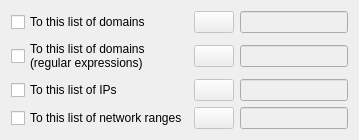
     <widget class="QWidget" name="tabWidgetPage3">
      <attribute name="icon">
       <iconset theme="document-properties">
        <normaloff>../../../../../../.designer/backup</normaloff>../../../../../../.designer/backup</iconset>
      </attribute>
      <attribute name="title">
       <string>List of domains/IPs</string>
      </attribute>
      <layout class="QGridLayout" name="gridLayout_5">
       <item row="3" column="0">
        <widget class="QCheckBox" name="dstListNetsCheck">
         <property name="text">
          <string>To this list of network ranges</string>
         </property>
        </widget>
       </item>
       <item row="2" column="0">
        <widget class="QCheckBox" name="dstListIPsCheck">
         <property name="text">
          <string>To this list of IPs</string>
         </property>
        </widget>
       </item>
       <item row="2" column="1">
        <layout class="QHBoxLayout" name="horizontalLayout_7">
         <item>
          <widget class="QPushButton" name="selectIPsListButton">
           <property name="enabled">
            <bool>false</bool>
           </property>
           <property name="text">
            <string />
           </property>
           <property name="icon">
            <iconset theme="system-search">
             <normaloff>../../../../../../.designer/backup</normaloff>../../../../../../.designer/backup</iconset>
           </property>
          </widget>
         </item>
         <item>
          <widget class="QLineEdit" name="dstListIPsLine">
           <property name="enabled">
            <bool>false</bool>
           </property>
           <property name="toolTip">
            <string>&lt;html&gt;&lt;head/&gt;&lt;body&gt;&lt;p&gt;Select a directory with files containing list of IPs to block or allow:&lt;/p&gt;&lt;p&gt;1.2.3.4.5&lt;/p&gt;&lt;p&gt;1.2.3.4.6&lt;/p&gt;&lt;p&gt;.&lt;/p&gt;&lt;p&gt;etc.&lt;/p&gt;&lt;p&gt;One IP per line. Empty lines or started with # are ignored.&lt;/p&gt;&lt;/body&gt;&lt;/html&gt;</string>
           </property>
          </widget>
         </item>
        </layout>
       </item>
       <item row="0" column="0">
        <widget class="QCheckBox" name="dstListsCheck">
         <property name="text">
          <string>To this list of domains</string>
         </property>
        </widget>
       </item>
       <item row="3" column="1">
        <layout class="QHBoxLayout" name="horizontalLayout_9">
         <item>
          <widget class="QPushButton" name="selectNetsListButton">
           <property name="enabled">
            <bool>false</bool>
           </property>
           <property name="text">
            <string />
           </property>
           <property name="icon">
            <iconset theme="system-search">
             <normaloff>../../../../../../.designer/backup</normaloff>../../../../../../.designer/backup</iconset>
           </property>
          </widget>
         </item>
         <item>
          <widget class="QLineEdit" name="dstListNetsLine">
           <property name="enabled">
            <bool>false</bool>
           </property>
           <property name="toolTip">
            <string>&lt;html&gt;&lt;head/&gt;&lt;body&gt;&lt;p&gt;Select a directory with files containing list of network ranges to block or allow:&lt;/p&gt;&lt;p&gt;1.2.3.0/24&lt;/p&gt;&lt;p&gt;80.34.56.0/20&lt;/p&gt;&lt;p&gt;.&lt;/p&gt;&lt;p&gt;etc.&lt;br/&gt;&lt;/p&gt;&lt;p&gt;One Network Range per line. Empty lines or started with # are ignored.&lt;/p&gt;&lt;/body&gt;&lt;/html&gt;</string>
           </property>
          </widget>
         </item>
        </layout>
       </item>
       <item row="0" column="1">
        <layout class="QHBoxLayout" name="horizontalLayout_6">
         <item>
          <widget class="QPushButton" name="selectListButton">
           <property name="enabled">
            <bool>false</bool>
           </property>
           <property name="text">
            <string />
           </property>
           <property name="icon">
            <iconset theme="system-search">
             <normaloff>../../../../../../.designer/backup</normaloff>../../../../../../.designer/backup</iconset>
           </property>
          </widget>
         </item>
         <item>
          <widget class="QLineEdit" name="dstListsLine">
           <property name="enabled">
            <bool>false</bool>
           </property>
           <property name="toolTip">
            <string>&lt;html&gt;&lt;head/&gt;&lt;body&gt;&lt;p&gt;Select a directory with lists of domains to block or allow.&lt;/p&gt;&lt;p&gt;Put inside that directory files with any extension containing lists of domains.&lt;/p&gt;&lt;p&gt;&lt;br/&gt;The format of each entry of a list is as follow (hosts format):&lt;/p&gt;&lt;p&gt;127.0.0.1 www.domain.com&lt;/p&gt;&lt;p&gt;or &lt;/p&gt;&lt;p&gt;0.0.0.0 www.domain.com&lt;/p&gt;&lt;p&gt;Empty lines or started with # are ignored.&lt;/p&gt;&lt;/body&gt;&lt;/html&gt;</string>
           </property>
          </widget>
         </item>
        </layout>
       </item>
       <item row="1" column="0">
        <widget class="QCheckBox" name="dstListRegexpCheck">
         <property name="sizePolicy">
          <sizepolicy hsizetype="Maximum" vsizetype="Fixed">
           <horstretch>0</horstretch>
           <verstretch>0</verstretch>
          </sizepolicy>
         </property>
         <property name="text">
          <string>To this list of domains 
(regular expressions)</string>
         </property>
        </widget>
       </item>
       <item row="1" column="1">
        <layout class="QHBoxLayout" name="horizontalLayout_10">
         <item>
          <widget class="QPushButton" name="selectListRegexpButton">
           <property name="enabled">
            <bool>false</bool>
           </property>
           <property name="text">
            <string />
           </property>
           <property name="icon">
            <iconset theme="system-search">
             <normaloff>../../../../../../.designer/backup</normaloff>../../../../../../.designer/backup</iconset>
           </property>
          </widget>
         </item>
         <item>
          <widget class="QLineEdit" name="dstRegexpListsLine">
           <property name="enabled">
            <bool>false</bool>
           </property>
           <property name="toolTip">
            <string>&lt;html&gt;&lt;head/&gt;&lt;body&gt;&lt;p&gt;Select a directory with files containing regular expressions of domains to block or allow:&lt;/p&gt;&lt;p&gt;.*\.example\.com&lt;/p&gt;&lt;p&gt;You can also use a domain as is: &amp;quot;example.com&amp;quot; , and it'll match whatever.example.com, whatever.example.com.localdomain, etc.&lt;/p&gt;&lt;p&gt;One domain per line. Empty lines or started with # are ignored.&lt;/p&gt;&lt;/body&gt;&lt;/html&gt;</string>
           </property>
          </widget>
         </item>
        </layout>
       </item>
      </layout>
     </widget>
